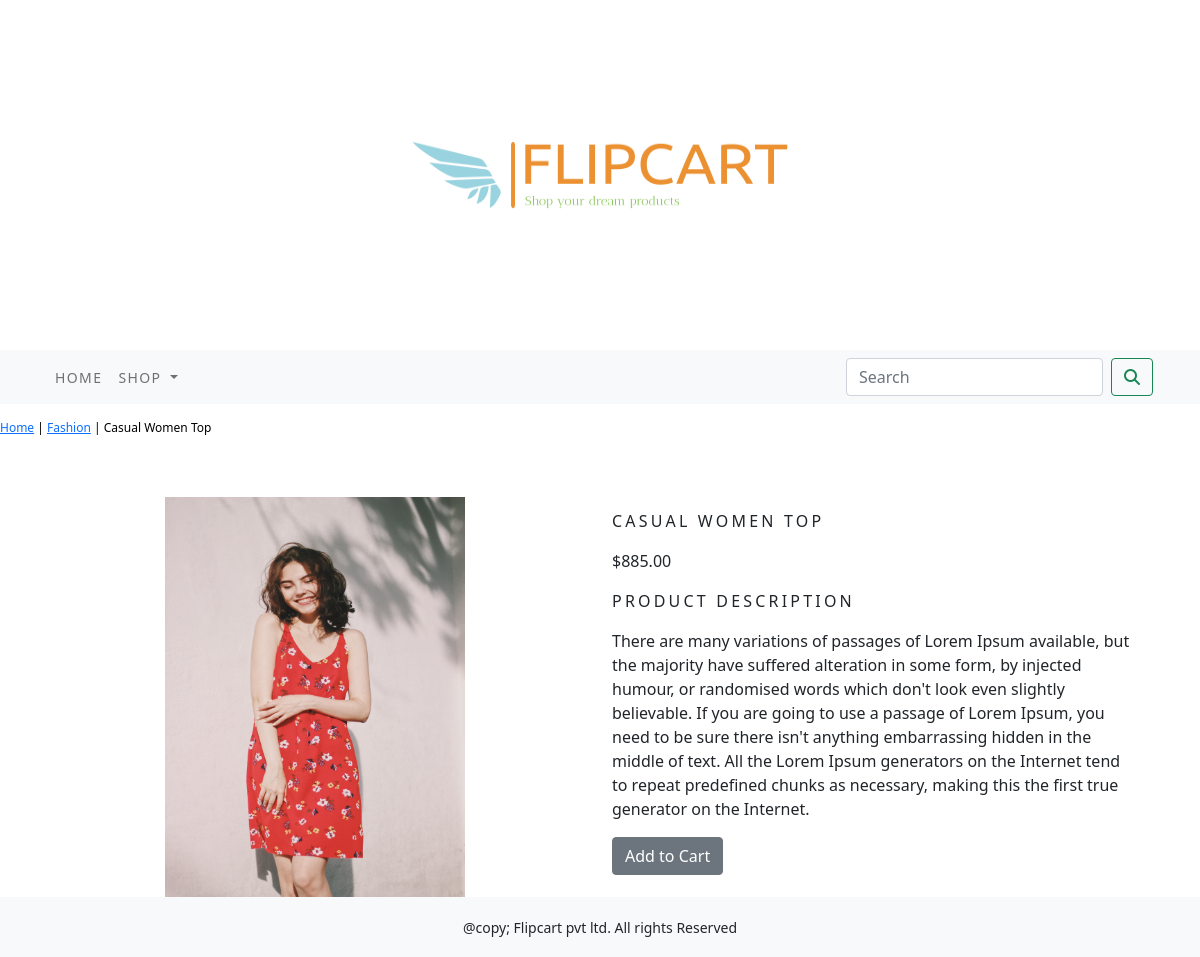
The page /shop/fashion/casual-women-top/ on the database its author committed.
### shop/models.py (models this page shows, shortened)
class Product(models.Model):
    name = models.CharField(max_length=200, unique=True)
    slug = models.SlugField(max_length=200, unique=True)
    description = models.TextField(blank=True)
    price = models.DecimalField(max_digits=10, decimal_places=2)
    category = models.ForeignKey(Category, on_delete=models.CASCADE)
    image = models.ImageField(upload_to='product', blank=True)
    stock = models.IntegerField()
    available = models.BooleanField(default=True)
    created = models.DateTimeField(auto_now_add=True)
    updated = models.DateTimeField(auto_now=True)
    class Meta:
        ordering = ('name',)
        verbose_name = 'product'
        verbose_name_plural = 'products'

class Category(models.Model):
    name = models.CharField(max_length=200, unique=True)
    slug = models.SlugField(max_length=200, unique=True)
    description = models.TextField(blank=True)
    image = models.ImageField(upload_to='category', blank=True)
    class Meta:
        ordering = ('name',)
        verbose_name = 'category'
        verbose_name_plural = 'categories'
    def get_url(self):
        return reverse('shop:products_by_category',args=[self.slug])
    def __str__(self):
        return self.name

### shop/views.py (the view)
# urls.py: path('<slug:c_slug>/<slug:product_slug>/',views.proDetail, name='prodCatdetail'),
def proDetail(request, c_slug, product_slug):
    try:
        product=Product.objects.get(category__slug=c_slug,slug=product_slug)
    except Exception as e:
        return e
    return render(request, 'product.html',{'product':product})

### cart/context_processors.py (called while the page is built)
def counter(request):
    item_count=0
    if 'admin' in request.path:
        return {}
    else:
        try:
            cart=Cart.objects.filter(cart_id=_cart_id(request))
            cart_items=CartItem.objects.all().filter(cart=cart[:1])
            for cart_item in cart_items:
                item_count+=cart_item.quantity
        except Cart.DoesNotExist:
            item_count=0
    return dict(item_count=item_count)

### cart/views.py (called while the page is built)
def _cart_id(request):
    cart=request.session.session_key
    if not cart:
        cart=request.session.create()
    return cart

### shop/context_processor.py (called while the page is built)
def menu_links(request):
    links=Category.objects.all()
    return dict(links=links)

### templates/product.html (shortened to what this page needs)
{% extends 'base.html' %}
{% load static %}
{% block content %}
<div class="row my_prod_row_class">
    <div class="mx-auto">
        <p><a href="{url 'shop:allProdCat' %}">Home</a> | <a href="{{product.category.get_url}}">{{product.category}}</a> | {{product.name}}</a></p>
    </div>
</div>
<div class="container">
<br>
<div class="row">
    <div class="col-12 col-sm-12 col-md-12 col-lg-6 text-center">
        <div style="min-width: 18rem;">
            <img src="{{product.image.url}}" alt="{{product.name}}" width="300px" height="400px">
        </div>
    </div>
        <div class="col-12 col-sm-12 col-md-12 col-lg-6">
            <div>
            <h1 class="my_prod_title">{{product.name}}</h1>
            <p>${{product.price}}</p>
            <p class="my_title"> Product Description</p>
            <p class="text-justify my_prod_text">{{product.description}}</p>
            {% if product.stock <= 0 %}
            <p class="text-justify my_prod_text"><b>Out of Stock</b></p>
            {% else %}
            <a class="btn btn-secondary" href="{% url 'cart:add_cart' product_id=product.id %}">Add to Cart</a>
            {% endif %}
        </div>
    </div>
</div>
</div>
{% endblock %}

### templates/base.html (shortened to what this page needs)
<!DOCTYPE html>
{% load static %}
<html lang="en">
  <head>
    <link rel="stylesheet" href="{% static 'css/custom.css' %}">
    <link href="{% static 'css/bootstrap.min.css' %}" rel="stylesheet" />
  </head>
  <body>
    <div>
      {% include 'header.html' %} {% include 'navbar.html' %} {% block content%}{% endblock %}
    </div>
    {% include 'footer.html' %}
  </body>
</html>

### templates/header.html
{% load static %}
<header>
    <center>
        <a href="{% url 'shop:allProdCat' %}"><img src="{% static 'img/logo3.png' %}" alt="logoimage" width="500px;" height="350px;"></a>
    </center>
</header>

### templates/navbar.html (shortened to what this page needs)
<nav class="navbar navbar-expand-lg navbar-light bg-light">
  <div class="container-fluid">
    <div class="collapse navbar-collapse" id="navbarSupportedContent">
      <ul class="navbar-nav me-auto mb-2 mb-lg-0">
        <li class="nav-item">
          <a class="nav-link" href="#">Home</a>
        </li>
        <li
          class="nav-item dropdown {% if 'shop' in request.path %} active {% endif %}"
        >
          <a
            class="nav-link dropdown-toggle"
            href="#"
            id="navbarDropdown"
            role="button"
            data-bs-toggle="dropdown"
            aria-expanded="false"
          >
            Shop
          </a>
        </li>
      </ul>
      <form
        class="d-flex"
        action="{% url 'searchapp:SearchResult' %}"
        method="get"
      >
        <input
          class="form-control me-2"
          type="search"
          placeholder="Search"
          name="q"
          aria-label="Search"
        />
        <button class="btn btn-outline-success" type="submit">
          <i class="fa-solid fa-magnifying-glass"></i>
        </button>
      </form>
    </div>
  </div>
</nav>

### templates/footer.html
<div class="footer navbar-fixed-bottom my_footer">
    <p class="text-center">@copy; Flipcart pvt ltd. All rights Reserved</p>
</div>

### static/css/custom.css (style rules this page uses)
body { font-family: 'Ubuntu', sans-serif; }
.navbar { padding:0px 35px; }
.nav-item { letter-spacing: .1em; font-size: 14px; text-transform: uppercase; }
.my_footer { background-color: #f8f9fa; height: 60px; }
.my_footer p { padding-top: 20px; font-size: 14px; }
.my_title { font-size: 16px; text-transform: uppercase; letter-spacing: .2em; }
.my_prod_row_class { padding-top: 15px; padding-bottom: 20px; }
.my_prod_row_class .mx-auto { color: #000; font-size: 12px; text-decoration: none; }
.my_prod_title { font-size: 16px; text-transform: uppercase; letter-spacing: .2em; padding-top: 15px; padding-bottom: 10px; }
.my_prod_text { padding-right: 20px; }

### rows shown on the page
Product: category "Fashion", name "Casual Women Top", image (picture), name "CASUAL WOMEN TOP", price "885.00", description "There are many variations of passages of Lorem Ipsum available, but the majority have suffered alteration in some form, by injected humour, or randomised words which don't look even slightly believable. If you are going to use a passage of Lorem Ipsum, you need to be sure there isn't anything embarrassing hidden in the middle of text. All the Lorem Ipsum generators on the Internet tend to repeat predefined chunks as necessary, making this the first true generator on the Internet."
